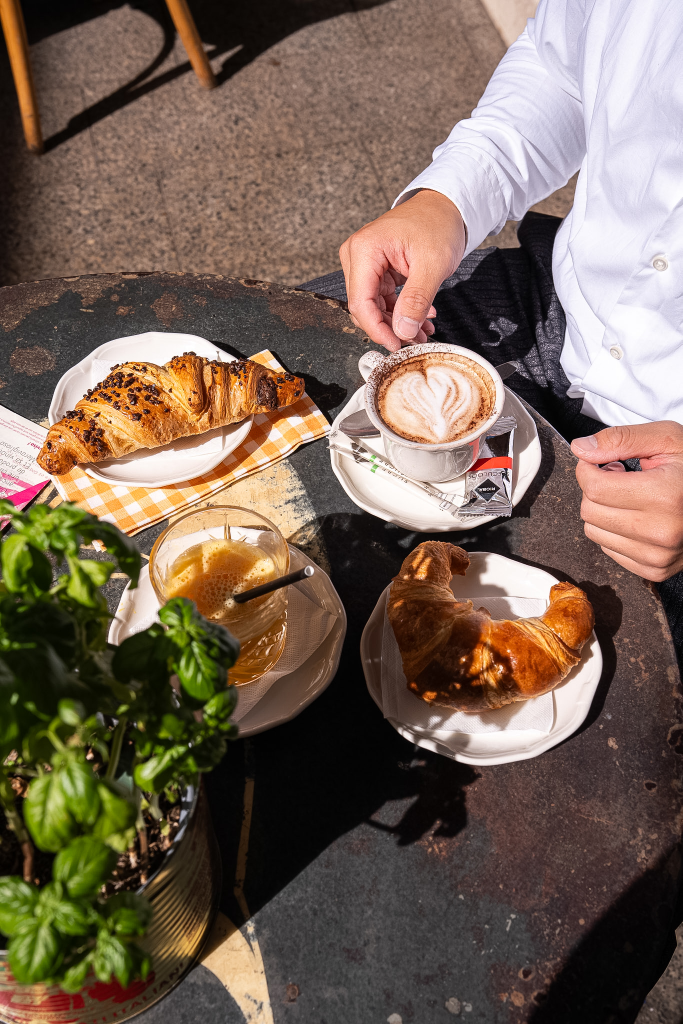
#> input picture photos/da-laura/ambiance/table-metal-reference.jpg, 1365 x 2048 px (shown at 1/2 size)
$ python table.py
#> lines starting #> are read from the running program, lines starting #| are printed output that depends on the picture
"""Fabrique la table de référence (table ronde en métal patiné de Da Laura, photo _DSC7649), vue de dessus,
agrandie x2, vide, pour y poser les plats. Texture recomposée par petits carreaux pris dans la zone libre."""
from pathlib import Path
import numpy as np
from PIL import Image, ImageFilter

RACINE = Path(__file__).resolve().parents[2]
SRC = RACINE / "photos/da-laura/ambiance/table-metal-reference.jpg"


def table(w, h, graine=3):
#> called with w = 1080, h = 1920, graine = 3
    im = Image.open(SRC).convert("RGB")
#> im is the input picture: PIL image 1365x2048 RGB; mean R, G, B 119, 100.5, 85.9
    W, H = im.size
#> W = 1365; H = 2048
    zone = im.crop((int(W * 0.43), int(H * 0.845), int(W * 0.75), int(H * 0.99)))  # métal libre, sans objet
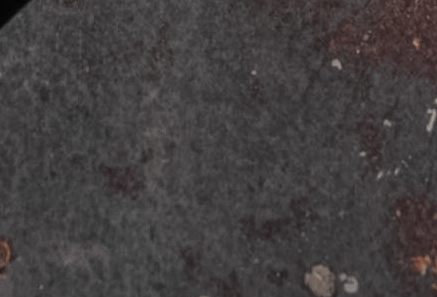
#> zone: PIL image 437x297 RGB; mean R, G, B 67, 63.4, 64
    zone = zone.resize((zone.width * 2, zone.height * 2), Image.LANCZOS)  # « x2 »
#> zone: PIL image 874x594 RGB
    z = np.asarray(zone).astype(np.float32)
    rng = np.random.default_rng(graine)
    B, R = 150, 110  # taille des carreaux, recouvrement
    out = np.zeros((h + B, w + B, 3), np.float32)
    poids = np.zeros((h + B, w + B, 1), np.float32)
    rampe = np.minimum(1, np.minimum(np.arange(B + R) + 1, (B + R) - np.arange(B + R)) / R)
    masque = (rampe[:, None] * rampe[None, :])[..., None]
    for y in range(0, h, B):
        for x in range(0, w, B):
            sy = rng.integers(0, z.shape[0] - B - R)
            sx = rng.integers(0, z.shape[1] - B - R)
            bloc = z[sy:sy + B + R, sx:sx + B + R]
            if rng.random() < 0.5:
                bloc = bloc[:, ::-1]
            out[y:y + B + R, x:x + B + R] += bloc[: out.shape[0] - y, : out.shape[1] - x] * masque[: out.shape[0] - y, : out.shape[1] - x]
            poids[y:y + B + R, x:x + B + R] += masque[: out.shape[0] - y, : out.shape[1] - x]
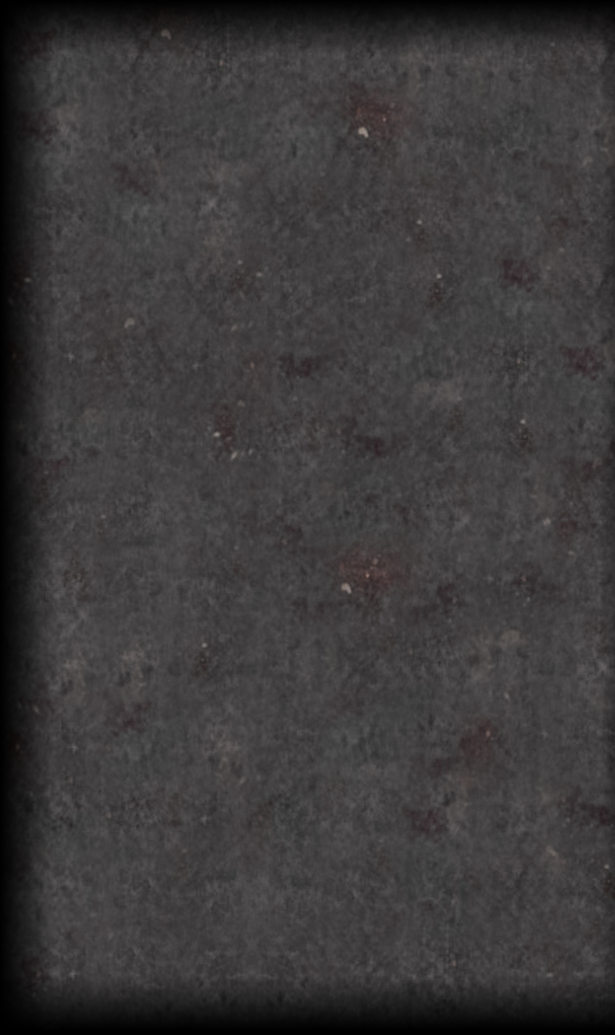
#> out: shape (2070, 1230, 3) float32 (shown at 1/2 size); mean R, G, B 60.4, 58.2, 58.9
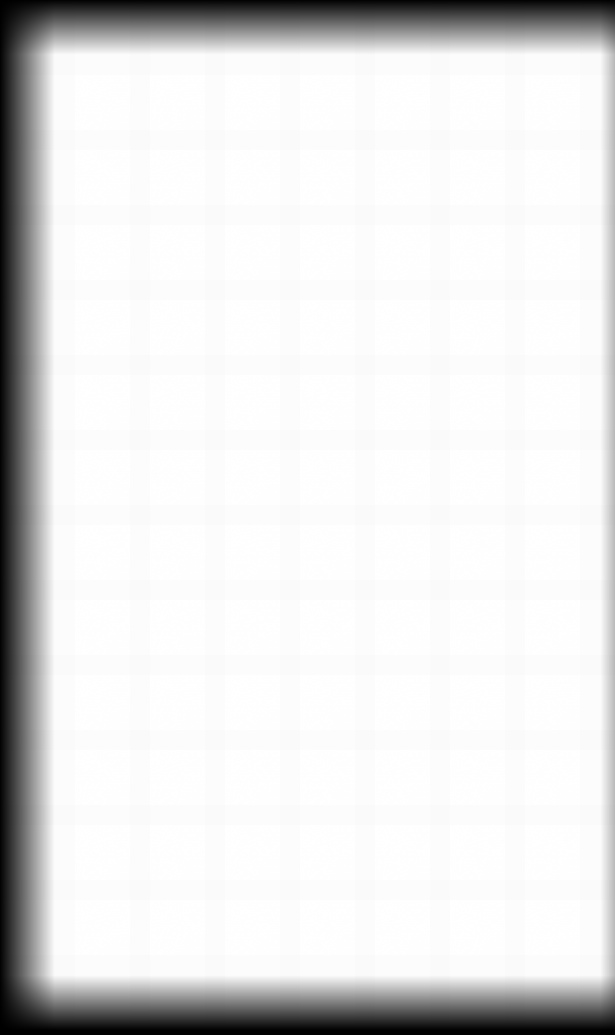
#> poids: shape (2070, 1230, 1) float32 (shown at 1/2 size); min 0, max 1.02, mean 0.909; drawn with min black and max white
    out = out[R // 2:R // 2 + h, R // 2:R // 2 + w] / np.maximum(poids[R // 2:R // 2 + h, R // 2:R // 2 + w], 1e-3)
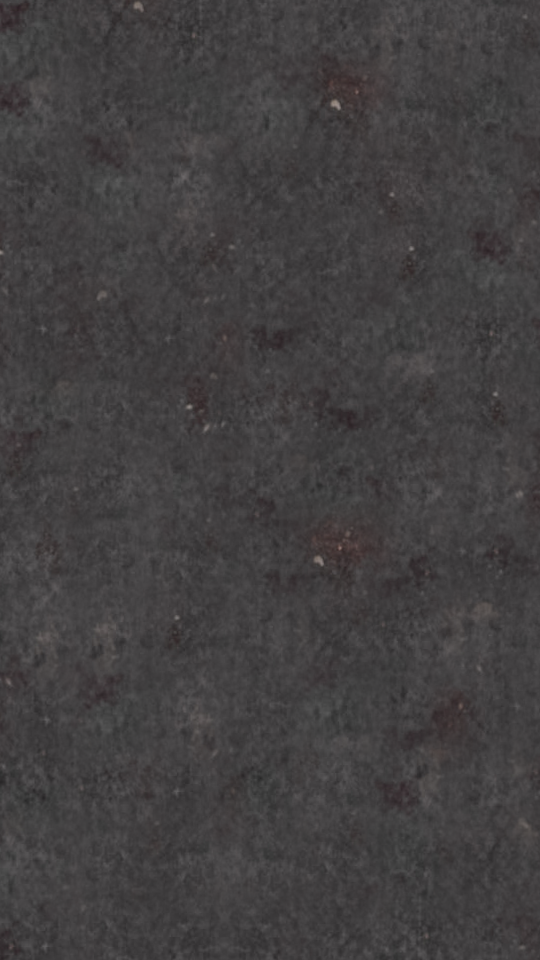
#> out: shape (1920, 1080, 3) float32 (shown at 1/2 size); mean R, G, B 66.6, 64.1, 65
    # égalise la lumière (pas de taches d'ombre), rend le grain d'origine
    flou = np.asarray(Image.fromarray(out.clip(0, 255).astype(np.uint8)).filter(ImageFilter.GaussianBlur(120))).astype(np.float32)
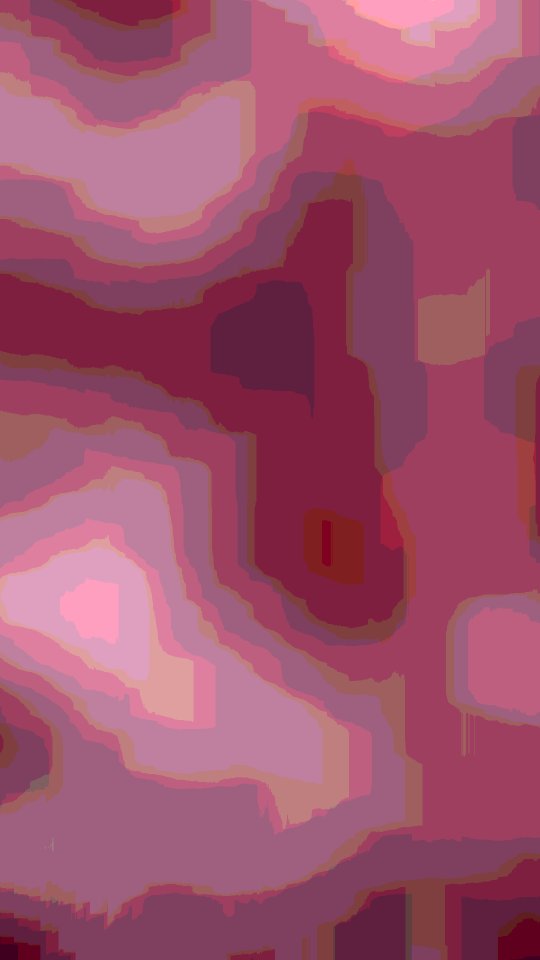
#> flou: shape (1920, 1080, 3) float32 (shown at 1/2 size); mean R, G, B 64.7, 64, 64.2; drawn with min black and max white
    moy = out.reshape(-1, 3).mean(0)
#> moy = [66.57, 64.14, 64.99]
    out = out - flou + moy
    out += rng.normal(0, 3.0, out.shape[:2])[..., None]
    return Image.fromarray(out.clip(0, 255).astype(np.uint8))


if __name__ == "__main__":
    table(1080, 1920).save(RACINE / "outils/table/table-apercu.jpg", quality=92)
